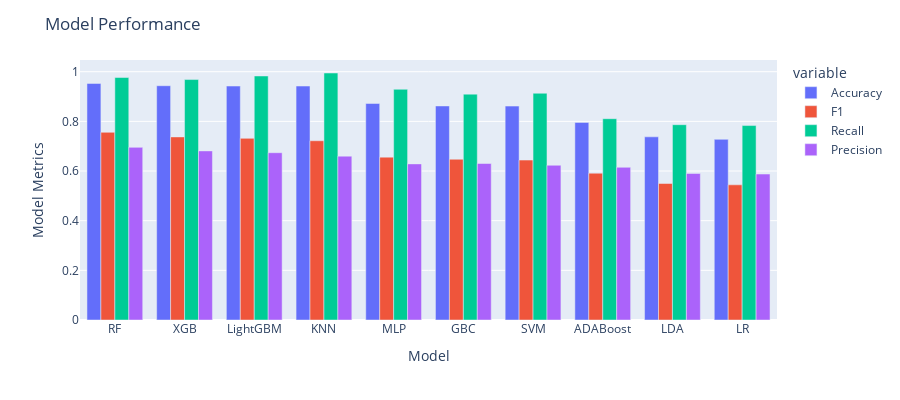

Here is the notebook cell this chart was saved with:
### Code cell
import plotly.express as px
df = px.data.tips()
fig = px.bar(result_df, x="Model", y=['Accuracy','F1','Recall','Precision'], barmode='group',
             height=400)

fig.update_yaxes(title_text="Model Metrics")
fig.update_layout(
    title_text="Model Performance"
)
fig.show()

### Figure 1 — Plotly figure (JSON) as saved in the notebook; plotly's stock layout.template omitted (floating-point values rounded to 4 significant figures)
{"data": [{"alignmentgroup": "True", "hovertemplate": "variable=Accuracy<br>Model=%{x}<br>value=%{y}<extra></extra>", "legendgroup": "Accuracy", "marker": {"color": "#636efa"}, "name": "Accuracy", "offsetgroup": "Accuracy", "orientation": "v", "showlegend": true, "textposition": "auto", "type": "bar", "x": ["RF", "XGB", "LightGBM", "KNN", "MLP", "GBC", "SVM", "ADABoost", "LDA", "LR"], "xaxis": "x", "y": [0.9527, 0.9435, 0.9422, 0.9422, 0.872, 0.8621, 0.8615, 0.7957, 0.7377, 0.7276], "yaxis": "y"}, {"alignmentgroup": "True", "hovertemplate": "variable=F1<br>Model=%{x}<br>value=%{y}<extra></extra>", "legendgroup": "F1", "marker": {"color": "#EF553B"}, "name": "F1", "offsetgroup": "F1", "orientation": "v", "showlegend": true, "textposition": "auto", "type": "bar", "x": ["RF", "XGB", "LightGBM", "KNN", "MLP", "GBC", "SVM", "ADABoost", "LDA", "LR"], "xaxis": "x", "y": [0.7559, 0.7373, 0.7316, 0.7219, 0.6559, 0.6474, 0.644, 0.5912, 0.5497, 0.5444], "yaxis": "y"}, {"alignmentgroup": "True", "hovertemplate": "variable=Recall<br>Model=%{x}<br>value=%{y}<extra></extra>", "legendgroup": "Recall", "marker": {"color": "#00cc96"}, "name": "Recall", "offsetgroup": "Recall", "orientation": "v", "showlegend": true, "textposition": "auto", "type": "bar", "x": ["RF", "XGB", "LightGBM", "KNN", "MLP", "GBC", "SVM", "ADABoost", "LDA", "LR"], "xaxis": "x", "y": [0.9766, 0.9684, 0.9828, 0.9948, 0.9291, 0.9096, 0.9132, 0.8107, 0.7865, 0.7831], "yaxis": "y"}, {"alignmentgroup": "True", "hovertemplate": "variable=Precision<br>Model=%{x}<br>value=%{y}<extra></extra>", "legendgroup": "Precision", "marker": {"color": "#ab63fa"}, "name": "Precision", "offsetgroup": "Precision", "orientation": "v", "showlegend": true, "textposition": "auto", "type": "bar", "x": ["RF", "XGB", "LightGBM", "KNN", "MLP", "GBC", "SVM", "ADABoost", "LDA", "LR"], "xaxis": "x", "y": [0.6952, 0.681, 0.6737, 0.66, 0.6287, 0.6303, 0.6233, 0.615, 0.59, 0.5878], "yaxis": "y"}], "layout": {"barmode": "group", "height": 400, "legend": {"title": {"text": "variable"}, "tracegroupgap": 0}, "margin": {"t": 60}, "title": {"text": "Model Performance"}, "xaxis": {"anchor": "y", "domain": [0, 1], "title": {"text": "Model"}}, "yaxis": {"anchor": "x", "domain": [0, 1], "title": {"text": "Model Metrics"}}}}
